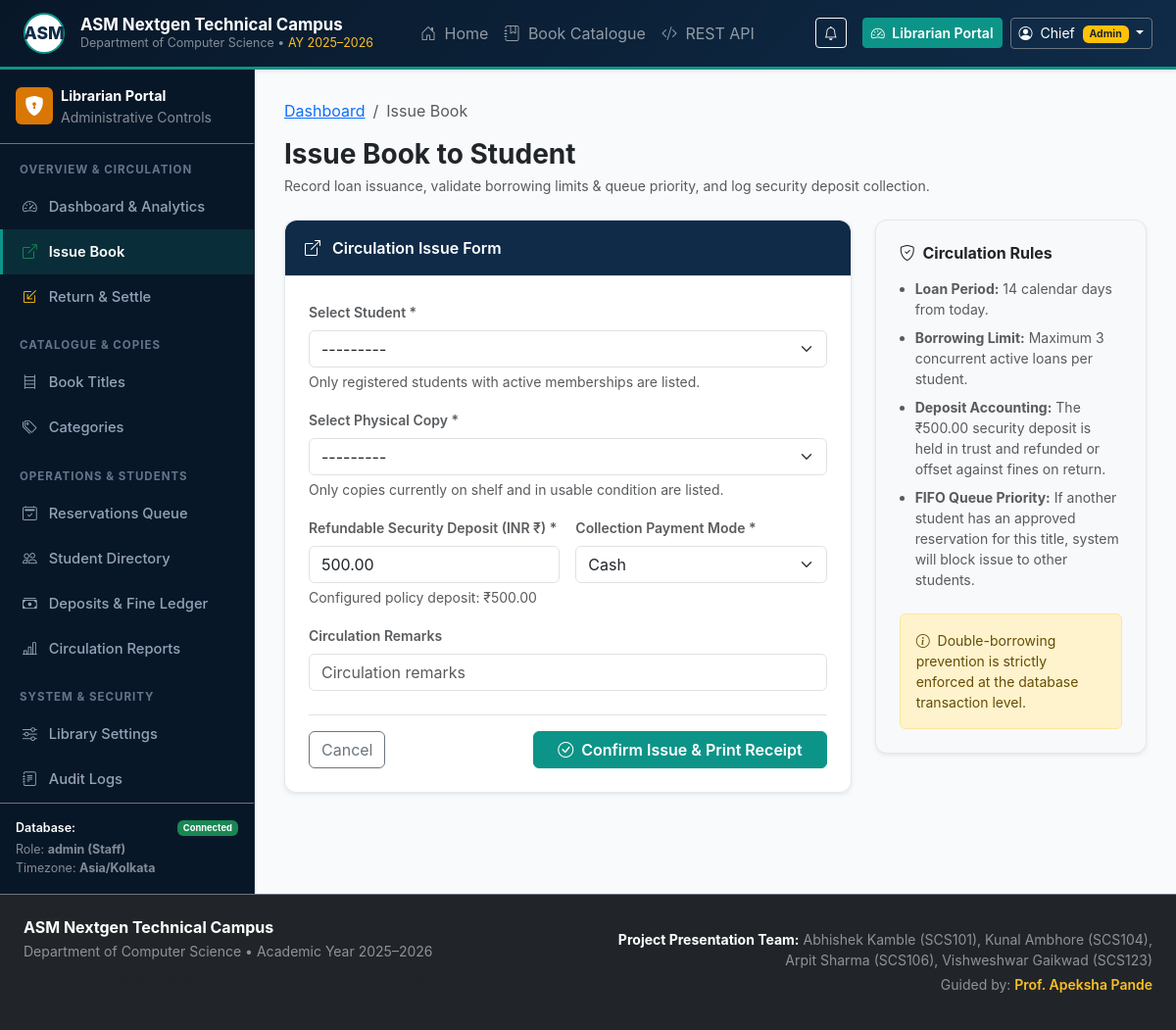
Screenshot of /librarian/issue/ (signed in) with the database file from the repository.
### library/models.py (models this page shows, shortened)
class LibrarySettings(models.Model):
    institution_name = models.CharField(max_length=200, default="ASM Nextgen Technical Campus")
    department_name = models.CharField(max_length=200, default="Department of Computer Science")
    academic_year = models.CharField(max_length=50, default="2025–2026")
    loan_period_days = models.PositiveIntegerField(
        default=14,
        help_text="Standard loan duration in calendar days"
    )
    daily_fine_rate = models.DecimalField(
        max_digits=8,
        decimal_places=2,
        default=Decimal("5.00"),
        help_text="Daily overdue penalty in INR (₹)"
    )
    deposit_per_loan = models.DecimalField(
        max_digits=10,
        decimal_places=2,
        default=Decimal("500.00"),
        help_text="Refundable security deposit required per borrowed copy in INR (₹)"
    )
    max_active_loans = models.PositiveIntegerField(
        default=3,
        help_text="Maximum concurrent active loans per student"
    )
    reservation_pickup_hours = models.PositiveIntegerField(
        default=48,
        help_text="Pickup hold period once copy becomes ready for pickup"
    )
    allow_student_registration = models.BooleanField(
        default=True,
        help_text="Allow students to register self-service accounts"
    )
    allow_reserving_available_books = models.BooleanField(
        default=False,
        help_text="Allow reserving titles that currently have available copies on shelf"
    )
    updated_at = models.DateTimeField(auto_now=True)
    @classmethod
    def get_settings(cls):
        obj, _ = cls.objects.get_or_create(pk=1)
        return obj
    class Meta:
        verbose_name = "Library Settings"
        verbose_name_plural = "Library Settings"

### library/views.py (the view)
    def wrapper(request, *args, **kwargs):
        if not request.user.is_authenticated:
            return redirect('login')
        if not (request.user.is_staff or request.user.is_superuser):
            messages.error(request, "Access restricted to Library Staff and Administrators.")
            return redirect('student_dashboard')
        return view_func(request, *args, **kwargs)

### templates/librarian/issue_book.html (shortened to what this page needs)
{% extends 'librarian/base_librarian.html' %}
{% block librarian_content %}
<div class="mb-4">
  <nav aria-label="breadcrumb">
    <ol class="breadcrumb small">
      <li class="breadcrumb-item"><a href="{% url 'librarian_dashboard' %}">Dashboard</a></li>
      <li class="breadcrumb-item active">Issue Book</li>
    </ol>
  </nav>
  <h3 class="fw-bold text-dark mb-1">Issue Book to Student</h3>
  <p class="text-muted small mb-0">Record loan issuance, validate borrowing limits & queue priority, and log security deposit collection.</p>
</div>
<div class="row g-4">
  <div class="col-lg-8">
    <div class="card card-academic shadow-sm">
      <div class="card-header bg-navy text-white" style="background-color: var(--navy-primary);">
        <i class="bi bi-box-arrow-up-right me-2"></i> Circulation Issue Form
      </div>
      <div class="card-body p-4">
        <form method="POST" action="{% url 'admin_issue_book' %}">
          <div class="mb-3">
            <label class="form-label small fw-semibold text-muted">Select Student *</label>
            {{ form.student }}
            <div class="form-text small">Only registered students with active memberships are listed.</div>
          </div>
          <div class="mb-3">
            <label class="form-label small fw-semibold text-muted">Select Physical Copy *</label>
            {{ form.copy }}
            <div class="form-text small">Only copies currently on shelf and in usable condition are listed.</div>
          </div>
          <div class="row g-3 mb-3">
            <div class="col-md-6">
              <label class="form-label small fw-semibold text-muted">Refundable Security Deposit (INR ₹) *</label>
              {{ form.deposit_collected }}
              <div class="form-text small">Configured policy deposit: ₹{{ settings.deposit_per_loan }}</div>
            </div>
            <div class="col-md-6">
              <label class="form-label small fw-semibold text-muted">Collection Payment Mode *</label>
              {{ form.payment_mode }}
            </div>
          </div>
          <div class="mb-4">
            <label class="form-label small fw-semibold text-muted">Circulation Remarks</label>
            {{ form.notes }}
          </div>
          <div class="d-flex justify-content-between align-items-center pt-3 border-top">
            <a href="{% url 'librarian_dashboard' %}" class="btn btn-outline-secondary">Cancel</a>
            <button type="submit" class="btn btn-teal px-4 fw-semibold">
              <i class="bi bi-check-circle me-1"></i> Confirm Issue & Print Receipt
            </button>
          </div>
        </form>
      </div>
    </div>
  </div>
  <div class="col-lg-4">
    <div class="card card-academic shadow-sm p-4 bg-light">
      <h6 class="fw-bold text-dark mb-3"><i class="bi bi-shield-check text-teal me-1"></i> Circulation Rules</h6>
      <ul class="small text-muted ps-3 mb-3">
        <li class="mb-2"><strong>Loan Period:</strong> {{ settings.loan_period_days }} calendar days from today.</li>
        <li class="mb-2"><strong>Borrowing Limit:</strong> Maximum {{ settings.max_active_loans }} concurrent active loans per student.</li>
        <li class="mb-2"><strong>Deposit Accounting:</strong> The ₹{{ settings.deposit_per_loan }} security deposit is held in trust and refunded or offset against fines on return.</li>
        <li class="mb-2"><strong>FIFO Queue Priority:</strong> If another student has an approved reservation for this title, system will block issue to other students.</li>
      </ul>
      <div class="alert alert-warning small mb-0">
        <i class="bi bi-info-circle me-1"></i> Double-borrowing prevention is strictly enforced at the database transaction level.
      </div>
    </div>
  </div>
</div>
{% endblock %}

### templates/librarian/base_librarian.html (shortened to what this page needs)
{% extends 'base.html' %}
{% block content_wrapper %}
<div class="dashboard-wrapper">
  <aside class="dashboard-sidebar no-print">
    <div class="p-3 border-bottom border-secondary d-flex align-items-center gap-2">
      <div class="rounded p-2 d-flex align-items-center justify-content-center" style="width: 38px; height: 38px; background-color: var(--gold-accent); color: #ffffff;">
        <i class="bi bi-shield-lock-fill fs-5"></i>
      </div>
      <div>
        <div class="fw-bold text-white" style="font-size: 0.9rem;">Librarian Portal</div>
        <div class="text-white-50 small">Administrative Controls</div>
      </div>
    </div>
    <div class="nav-section-title">Overview & Circulation</div>
    <ul class="nav flex-column mb-auto">
      <li class="nav-item">
        <a class="nav-link {% if request.resolver_match.url_name == 'librarian_dashboard' %}active{% endif %}" href="{% url 'librarian_dashboard' %}">
          <i class="bi bi-speedometer2"></i> Dashboard & Analytics
        </a>
      </li>
      <li class="nav-item">
        <a class="nav-link {% if request.resolver_match.url_name == 'admin_issue_book' %}active{% endif %}" href="{% url 'admin_issue_book' %}">
          <i class="bi bi-box-arrow-up-right text-success"></i> Issue Book
        </a>
      </li>
      <li class="nav-item">
        <a class="nav-link {% if request.resolver_match.url_name == 'admin_return_book' %}active{% endif %}" href="{% url 'admin_return_book' %}">
          <i class="bi bi-box-arrow-in-down-left text-warning"></i> Return & Settle
        </a>
      </li>
      <div class="nav-section-title">Catalogue & Copies</div>
      <li class="nav-item">
        <a class="nav-link " href="{% url 'admin_books' %}">
          <i class="bi bi-bookshelf"></i> Book Titles
        </a>
      </li>
      <li class="nav-item">
        <a class="nav-link {% if request.resolver_match.url_name == 'admin_categories' %}active{% endif %}" href="{% url 'admin_categories' %}">
          <i class="bi bi-tags"></i> Categories
        </a>
      </li>
      <div class="nav-section-title">Operations & Students</div>
      <li class="nav-item">
        <a class="nav-link {% if request.resolver_match.url_name == 'admin_reservations' %}active{% endif %}" href="{% url 'admin_reservations' %}">
          <i class="bi bi-calendar2-check"></i> Reservations Queue
        </a>
      </li>
      <li class="nav-item">
        <a class="nav-link {% if request.resolver_match.url_name == 'admin_students' or request.resolver_match.url_name == 'admin_student_detail' %}active{% endif %}" href="{% url 'admin_students' %}">
          <i class="bi bi-people"></i> Student Directory
        </a>
      </li>
      <li class="nav-item">
        <a class="nav-link {% if request.resolver_match.url_name == 'admin_financial_ledger' %}active{% endif %}" href="{% url 'admin_financial_ledger' %}">
          <i class="bi bi-cash-stack"></i> Deposits & Fine Ledger
        </a>
      </li>
      <li class="nav-item">
        <a class="nav-link {% if request.resolver_match.url_name == 'admin_reports' %}active{% endif %}" href="{% url 'admin_reports' %}">
          <i class="bi bi-bar-chart-line"></i> Circulation Reports
        </a>
      </li>
      <div class="nav-section-title">System & Security</div>
      <li class="nav-item">
        <a class="nav-link {% if request.resolver_match.url_name == 'admin_settings' %}active{% endif %}" href="{% url 'admin_settings' %}">
          <i class="bi bi-sliders"></i> Library Settings
        </a>
      </li>
      <li class="nav-item">
        <a class="nav-link {% if request.resolver_match.url_name == 'admin_audit_logs' %}active{% endif %}" href="{% url 'admin_audit_logs' %}">
          <i class="bi bi-journal-text"></i> Audit Logs
        </a>
      </li>
    </ul>
    <div class="p-3 mt-auto border-top border-secondary text-white-50" style="font-size: 0.78rem;">
      <div class="d-flex align-items-center justify-content-between mb-1">
        <span class="text-white fw-semibold">Database:</span>
        <span class="badge bg-success">Connected</span>
      </div>
      <div>Role: <strong>{{ user.username }} (Staff)</strong></div>
      <div>Timezone: <strong>Asia/Kolkata</strong></div>
    </div>
  </aside>
  <main class="dashboard-content">
    {% block librarian_content %}{% endblock %}
  </main>
</div>
{% endblock %}

### templates/base.html (shortened to what this page needs)
{% load static %}
<!DOCTYPE html>
<html lang="en">
<head>
  <link href="https://cdn.jsdelivr.net/npm/bootstrap@5.3.3/dist/css/bootstrap.min.css" rel="stylesheet">
  <link rel="stylesheet" href="https://cdn.jsdelivr.net/npm/bootstrap-icons@1.11.3/font/bootstrap-icons.min.css">
  <link rel="stylesheet" href="{% static 'css/custom.css' %}">
</head>
<body>
  <nav class="navbar navbar-expand-lg navbar-dark navbar-custom py-2 sticky-top shadow-sm">
    <div class="container-fluid px-lg-4">
      <a class="navbar-brand d-flex align-items-center gap-3" href="{% url 'home' %}">
        <div class="d-flex align-items-center justify-content-center bg-white text-primary rounded-circle" style="width: 42px; height: 42px; font-weight: 800; font-size: 1.1rem; color: #0f2b48 !important; border: 2px solid #0d9488;">
          ASM
        </div>
        <div>
          <div class="fw-bold tracking-tight text-white mb-0" style="font-size: 1.05rem; line-height: 1.2;">
            {{ INSTITUTION_NAME }}
          </div>
          <div class="text-white-50" style="font-size: 0.78rem;">
            {{ DEPARTMENT_NAME }} &bull; <span class="accent-gold-text">AY {{ ACADEMIC_YEAR }}</span>
          </div>
        </div>
      </a>
      <div class="collapse navbar-collapse" id="navbarMain">
        <ul class="navbar-nav me-auto mb-2 mb-lg-0 ms-lg-4">
          <li class="nav-item">
            <a class="nav-link {% if request.resolver_match.url_name == 'home' %}active fw-semibold{% endif %}" href="{% url 'home' %}">
              <i class="bi bi-house-door me-1"></i> Home
            </a>
          </li>
          <li class="nav-item">
            <a class="nav-link {% if request.resolver_match.url_name == 'catalogue' %}active fw-semibold{% endif %}" href="{% url 'catalogue' %}">
              <i class="bi bi-journal-bookmark me-1"></i> Book Catalogue
            </a>
          </li>
          <li class="nav-item">
            <a class="nav-link {% if request.resolver_match.url_name == 'api_docs' %}active fw-semibold{% endif %}" href="{% url 'api_docs' %}">
              <i class="bi bi-code-slash me-1"></i> REST API
            </a>
          </li>
        </ul>
        <div class="d-flex align-items-center gap-2">
          {% if user.is_authenticated %}
            <a href="{% if is_librarian %}{% url 'librarian_dashboard' %}{% else %}{% url 'student_notifications' %}{% endif %}" class="btn btn-outline-light position-relative btn-sm me-2" title="Notifications">
              <i class="bi bi-bell"></i>
            </a>
            <a href="{% url 'dashboard_redirect' %}" class="btn btn-teal btn-sm fw-semibold">
              {% if is_librarian %}
                <i class="bi bi-speedometer2 me-1"></i> Librarian Portal
              {% else %}
                <i class="bi bi-mortarboard me-1"></i> Student Portal
              {% endif %}
            </a>
            <div class="dropdown">
              <button class="btn btn-navy border-secondary text-white dropdown-toggle btn-sm" type="button" data-bs-toggle="dropdown">
                <i class="bi bi-person-circle me-1"></i>
                {{ user.first_name|default:user.username }}
                {% if student_profile %}
                  <span class="badge bg-secondary ms-1">{{ student_profile.roll_number }}</span>
                {% elif is_librarian %}
                  <span class="badge bg-warning text-dark ms-1">Admin</span>
                {% endif %}
              </button>
            </div>
          {% endif %}
        </div>
      </div>
    </div>
  </nav>
  {% block content_wrapper %}{% endblock %}
  <footer class="bg-dark text-white-50 py-4 mt-auto border-top border-secondary no-print">
    <div class="container-fluid px-lg-4">
      <div class="row gy-3 align-items-center">
        <div class="col-md-6">
          <h6 class="text-white mb-1 fw-bold">{{ INSTITUTION_NAME }}</h6>
          <p class="small mb-1">{{ DEPARTMENT_NAME }} &bull; Academic Year {{ ACADEMIC_YEAR }}</p>
          <p class="small mb-0 text-muted">
          </p>
        </div>
        <div class="col-md-6 text-md-end">
          <div class="small text-white-50 mb-1">
            <strong class="text-white">Project Presentation Team:</strong> Abhishek Kamble (SCS101), Kunal Ambhore (SCS104), Arpit Sharma (SCS106), Vishweshwar Gaikwad (SCS123)
          </div>
          <div class="small">
            Guided by: <span class="accent-gold-text fw-semibold">Prof. Apeksha Pande</span>
          </div>
        </div>
      </div>
    </div>
  </footer>
</body>
</html>

### rows the page displays
LibrarySettings: institution_name "ASM Nextgen Technical Campus", deposit_per_loan "500.00", loan_period_days "14", max_active_loans "3"

### other values shown
{{ DEPARTMENT_NAME }} "Department of Computer Science"
{{ ACADEMIC_YEAR }} "2025–2026"
{{ user.first_name|default:user.username }} "Chief"
{{ user.username }} "admin"
